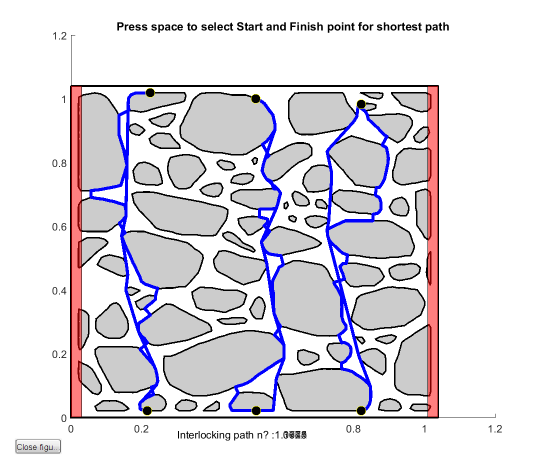
%> input picture Stone Pattern Generator/Scripts/data/TypoA.png, 1094 x 938 px (shown at 1/2 size)
$ octave shortest_path_from_picture_TO_BE_DELETE.m   (GNU Octave 9; MATLAB toolbox functions it lacks are replaced by stand-ins)
%> lines starting %> are read from the running program, lines starting %| are printed output that depends on the picture; in (x1, y1, x2, y2) boxes, pixels count from 0 and x2, y2 are one past the last pixel; in counts of white or black regions, pixels touching at a corner belong together; the program's own positions count from 1
### Stone Pattern Generator/Shortest_Path/get_polygons_from_picture.m
function [ polygons_coord ] = get_polygons_from_picture( folder,file,pic_bw_wb,Lx,Ly,dl,do_crop,per_crop)
%> called with folder = '.\..\..\Italian topologies\', file = 'TypoA.png', pic_bw_wb = 'wb', Lx = 1, Ly = 1, dl = 0.02
%GET_POLYGONS_FROM_PICTURE This function creates polygons out of a black and white picture.
%
% %%%%%% usage %%%%%%
%
% %% INPUTS %%%%%%%%%%%%%%%%%%%%%%%%%%%%%%%%%%%%%%%%%%%%%%%%%%%%%%%%%%%%%%%
%  - folder        : String containing the folder in which the picture is
%  - file          : String with the name of the picture, for instance
%                    'wall.png'.
%  - pic_bw_wb     : 'bw' if the stones are in black and the mortar in white,
%                    and 'wb' if the stones are white and the mortar black.
%  - Lx            : Length of the picture (in meters)
%  - Ly            : Height of the picture (in meters)
%  - dl            : Size of the frame to add (the stones can not touch the
%                    edges of the picture or they are not detected).
%
% %% OUTPUTS %%%%%%%%%%%%%%%%%%%%%%%%%%%%%%%%%%%%%%%%%%%%%%%%%%%%%%%%%%%%%%
%  - polygons_coord: Polygons coordinates in a 1xM cell array.
%
% %% AUTEUR : Martin HOFMANN
% %% DATE   : February 2016
% See also SHORTEST_PATH_FROM_PICTURE
%% %%%%%%%%%%%%%%%%%%%%%%%%%%%%%%%%%%%%%%%%%%%%%%%%%%%%%%%%%%%%%%%%%%%%%%%%
I = imread(strcat(folder,file));
%> I is the input picture: size 938x1094x3 uint8; mean R, G, B 223.3, 219.9, 225.9
I=rgb2gray(I);
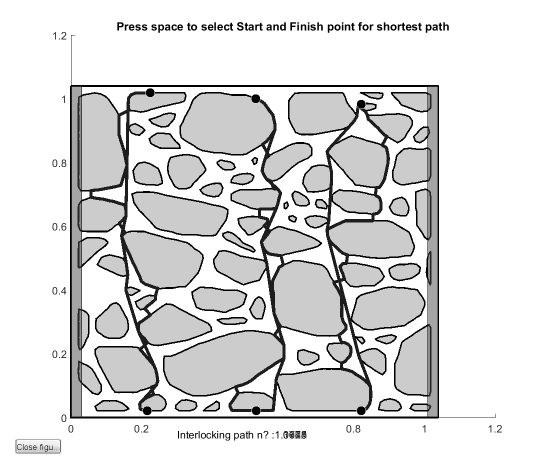
%> I: size 938x1094 uint8 (shown at 1/2 size); min 0, max 255, mean 221.6
disp(exist('do_crop'));
% if ()
BW = im2bw(I, graythresh(I)); % Transforms the picture into a true BW picture, with threshold determined by graythresh (Otsu's method)
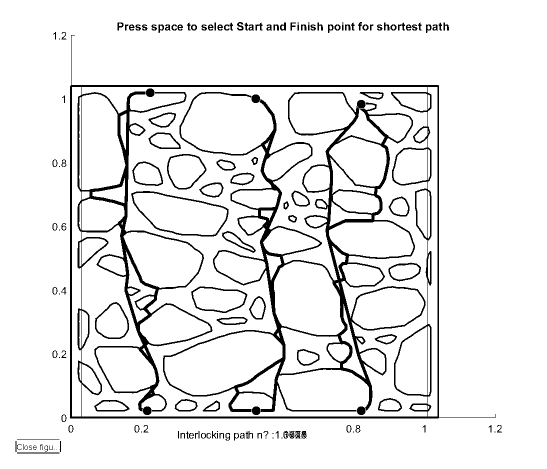
%> BW: size 938x1094 logical (shown at 1/2 size); 92% white; 154 black regions (23 under 20 px), largest, box (x1, y1, x2, y2) and area: (140, 70, 991, 837) 32415, (326, 184, 851, 830) 31575, (262, 382, 457, 473) 1447
if strcmp(pic_bw_wb,'wb') % If the stones are white, we reverse the picture
    BW=~BW;
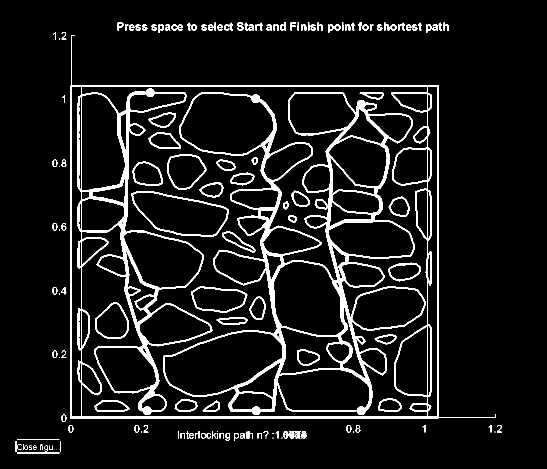
%> BW: size 938x1094 logical (shown at 1/2 size); 8% white; 154 white regions (23 under 20 px), largest, box (x1, y1, x2, y2) and area: (140, 70, 991, 837) 32415, (326, 184, 851, 830) 31575, (262, 382, 457, 473) 1447
end

nx=size(BW,2); % Number of pixels along x axis
%> nx = 1094
ny=size(BW,1); % Number of pixels along y axis
%> ny = 938
BW = imcrop(BW, [0.02*nx 0.02*ny 0.96*nx 0.96*ny]);
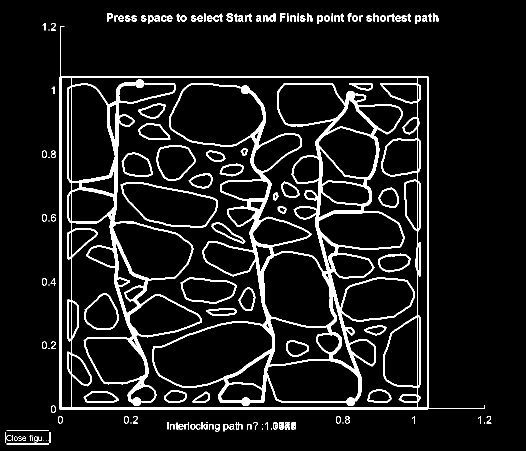
%> BW: size 901x1051 logical (shown at 1/2 size); 8.7% white; 154 white regions (23 under 20 px), largest, box (x1, y1, x2, y2) and area: (119, 52, 970, 819) 32415, (305, 166, 830, 812) 31575, (241, 364, 436, 455) 1447
nx=size(BW,2); % Number of pixels along x axis
%> nx = 1051
ny=size(BW,1); % Number of pixels along y axis
%> ny = 901
sx=Lx/nx; % size of the pixels in x dimension
%> sx = 0.000951
sy=Ly/ny; % size of the pixels in y dimension
%> sy = 0.00111

n_dl_x=round(dl/sx); % Number of pixels to add along x direction
%> n_dl_x = 21
n_dl_y=round(dl/sy); % Number of pixels to add along y direction
%> n_dl_y = 18
dlx_true=n_dl_x*sx; % True dl added along x axis
%> dlx_true = 0.02
dly_true=n_dl_y*sy; % True dl added along y axis
%> dly_true = 0.02

% Adding of the white (mortar) frame

BW=[ones(n_dl_y,nx);BW;ones(n_dl_y,nx)];
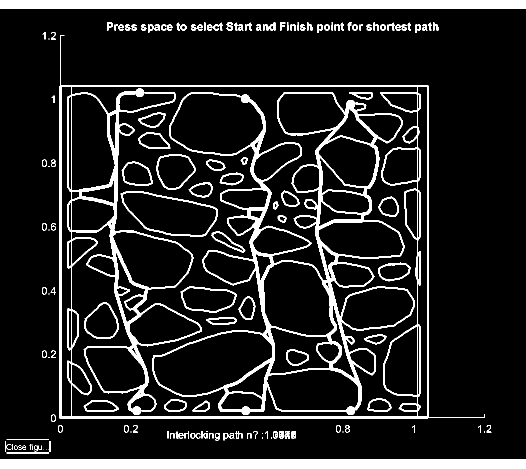
%> BW: size 937x1051 double (shown at 1/2 size); values 0 (black) and 1 (white), 12.2% white; 156 white regions (23 under 20 px), largest, box (x1, y1, x2, y2) and area: (119, 70, 970, 837) 32415, (305, 184, 830, 830) 31575, (0, 0, 1051, 18) 18918
BW=[ones(ny+2*n_dl_y,n_dl_x),BW,ones(ny+2*n_dl_y,n_dl_x)];
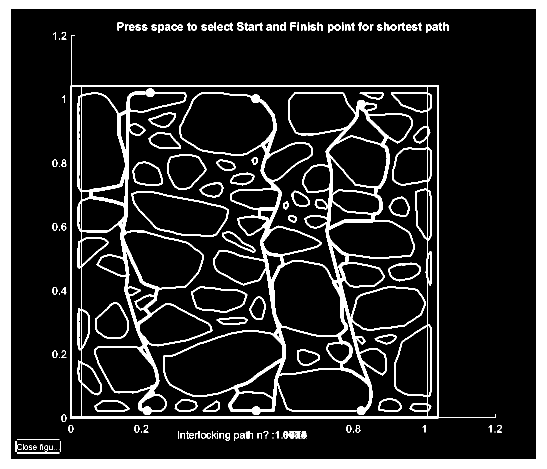
%> BW: size 937x1093 double (shown at 1/2 size); values 0 (black) and 1 (white), 15.6% white; 155 white regions (23 under 20 px), largest, box (x1, y1, x2, y2) and area: (0, 0, 1093, 937) 77190, (140, 70, 991, 837) 32415, (326, 184, 851, 830) 31575


[B] = bwboundaries(BW); % Detection of boundaries
%> B = 346 boundaries; largest, box (x1, y1, x2, y2) and points: (326, 184, 851, 830) 5820, (164, 174, 855, 833) 5399, (0, 0, 1093, 937) 4057, (21, 18, 1072, 919) 3901, (140, 70, 991, 837) 3253
polygons=B;
%> polygons = 346 items

polygons_coord=cell(1,length(polygons)-1);
%> polygons_coord = 345 items
for i=2:length(polygons) % The first one is the outside frame
    for j=1:size(polygons{i},1)
        polygons_coord{i-1}(j,1)=(polygons{i}(j,2)-0.5)*sx; % Computation of x coordinates
        polygons_coord{i-1}(j,2)=Ly+2*dly_true-(polygons{i}(j,1)-0.5)*sy; % Computation of y coordinates
    end
end
to_del=[];
for i=1:numel(polygons_coord)
    if size(unique(polygons_coord{i},'rows'),1)<=3
        to_del=[to_del,i];
    end
end
%> this loop made 345 passes
%> to_del on passes 10, 19, 20, 26: 10, [10 19], [10 19 20], [10 19 20 26]
%> after the loop, to_del = 49 values from 10 to 322
polygons_coord(to_del)=[];


end

### Stone Pattern Generator/Resampling/resample_polygons.m
function [ resampled_pos ] = resample_polygons( initial_pos,min_vertices,l_edges,span )
% RESAMPLE_POLYGONS resamples the polygons given a target edge length l_edges.
% It computes the mean position of a point around its "span" closest
% neighbors (if span is 0, then it does not average the value).
%
% %%%%%% usage %%%%%%
% %% INPUTS %%%%%%%%%%%%%%%%%%%%%%%%%%%%%%%%%%%%%%%%%%%%%%%%%%%%%%%%%%%%%%%
%  - initial_pos   : Mx1 Cell of Nx2 matrices containing the x-y coordinates
%                    of the vertices of the polygons.
%  - min_vertices  : minimum number of vertices.
%  - l_edges       : target edge length. The smaller the more vertices.
%  - span          : number of points taken to the right and to the left
%                    during averaging of the position.
%
% %% OUTPUTS %%%%%%%%%%%%%%%%%%%%%%%%%%%%%%%%%%%%%%%%%%%%%%%%%%%%%%%%%%%%%%
%  - resampled_pos : The new resampled polygons (Mx1 Cell containing the
%                    resampled polygons).
%
% %% AUTEUR : Martin HOFMANN
% %% DATE   : November 2015
%% %%%%%%%%%%%%%%%%%%%%%%%%%%%%%%%%%%%%%%%%%%%%%%%%%%%%%%%%%%%%%%%%%%%%%%%%
if l_edges==0 % If target length is 0, we do not resample the polygons

    resampled_pos=initial_pos;

else % Else, we resample

    resampled_pos=cell(1,size(initial_pos,2));

    for i=1:length(initial_pos) % Iteration on all the stones

        poly=initial_pos{i};
        perimeter=get_perimeter(poly); % Computation of the perimeter.
        n_vertices=max(min_vertices,round(perimeter/l_edges)); % Computation of the number of edges
        n=size(poly,1);

        if n_vertices<n % If the targeteted number of vertices is bigger than the number of vertices of the polygon, we do not resample

            poly=[poly(end-span+1:end,:);poly;poly(1:span,:)];
            dn=floor(n/n_vertices);
            ind=1+span;
            new_poly=zeros(n_vertices,2);
            k=1;

            while ind<n+1 || k<=n_vertices % Computation of the new vertices

                new_poly(k,1)=mean(poly(ind-span:ind+span,1));
                new_poly(k,2)=mean(poly(ind-span:ind+span,2));
                ind=ind+dn;
                k=k+1;

            end

            new_poly = unique(new_poly, 'rows','stable');
            resampled_pos{i}=new_poly;

        else

            resampled_pos{i}=poly;

        end

    end

end

end

### Stone Pattern Generator/Scripts/shortest_path_from_picture_TO_BE_DELETE.m
% SHORTEST_PATH_FROM_PICTURE This script allows the user to compute the shortest path out of a BW picture.
clear variables;
close all;
clc;


%% PARAMETERS DEFINITION
%cd(mfilename('fullpath'))
%% PICTURE PARAMETERS
folder='.\..\..\Italian topologies\'; % Folder in which the picture is
folder_read_save_data = '.\data\';
%file = {{'TypoD.png','TypoDN1.png','TypoDN2.png','TypoDN3.png','TypoDN4_3.png','TypoDN5_5.png'}};
%file = {{'TypoE.png','TypoEO1.png','TypoEO3.png','TypoEO5.png'}};
 file = {{'TypoA.png','TypoAN1.png','TypoAN2.png','TypoAN3.png'},... % Problematic files : BN2 DN3 DO4 TYPOE
         {'TypoB.png','TypoBN1.png','TypoBN2.png','TypoBN3.png'},...
         {'TypoC.png','TypoCN1.png','TypoCN2.png','TypoCN3.png'},...
         {'TypoD.png','TypoDN1.png','TypoDN4_3.png','TypoDN5_5.png'},...
         {'TypoE.png','TypoEO1.png','TypoEO3.png','TypoEO5.png'}};
% [8 lines of commented-out code are left out]
Lx=1.0; % Length of the picture
Ly=1.0; % Height of the picture
resolution=8;

%% RESAMPLING OPTIONS
dl=0.02;% If necessary, put non-zero value to add a mortar layer
min_vertices=5; % Minimum number of vertices by stone
l_edges=0.02; % Length of the resampled edges of the polygons
span=1; % Span of the averaging of the vertices coordinates during resampling

% %% SHORTEST PATH OPTIONS
% alpha=0.3333;
% vlim=0.03;
epsilon=0.0000001; % Approximation constraint
int_lock_file = cell(size(file));
do_resample = true;
do_skip = true;
%% CODE
addpath(genpath('..'));
for f = 1:length(file)
    for e = 1:length(file{f})
        disp(sprintf('I am in f %d, e %d', f, e));
        file_name = file{f}{e};
        disp(file_name);
        if e == 1
            pic_type = 'wb';
        else
            pic_type = 'bw';
        end

        [polygons]=get_polygons_from_picture(folder,file_name,pic_type,Lx,Ly,dl); % Get the polygons from BW picture
%> polygons = 296 items
        resampled_stones=resample_polygons(polygons,min_vertices,l_edges,span); % Resampling + Deleting redundant vertices
%> the loop in resample_polygons, `for i=1:length(initial_pos)` made 1 pass
%> the run ends on the next line

$ run again, with Stone Pattern Generator/Scripts/data/TypoDN2.png copied over Stone Pattern Generator/Scripts/data/TypoA.png
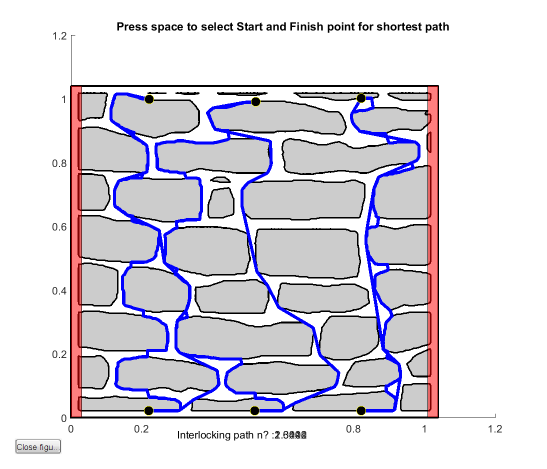
%> input picture Stone Pattern Generator/Scripts/data/TypoDN2.png, 1094 x 938 px (shown at 1/2 size)
%> in get_polygons_from_picture, I is the input picture: size 938x1094x3 uint8; mean R, G, B 219.8, 216.4, 224.3
%> I: size 938x1094 uint8
%> in get_polygons_from_picture, `BW = im2bw(I, graythresh(I)); % Transforms the picture into a true BW ..`:
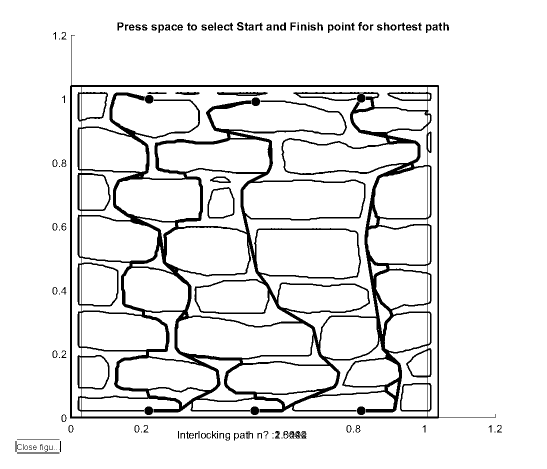
%> BW: size 938x1094 logical (shown at 1/2 size); 91.6% white; 134 black regions (24 under 20 px), largest, box (x1, y1, x2, y2) and area: (140, 70, 991, 837) 77033, (415, 374, 469, 437) 589, (434, 184, 535, 192) 565
%> in get_polygons_from_picture, `BW=[ones(ny+2*n_dl_y,n_dl_x),BW,ones(ny+2*n_dl_y,n_dl_x)];`:
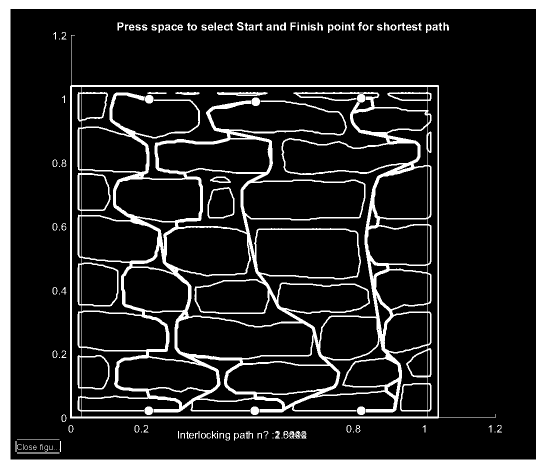
%> BW: size 937x1093 double (shown at 1/2 size); values 0 (black) and 1 (white), 16% white; 135 white regions (24 under 20 px), largest, box (x1, y1, x2, y2) and area: (0, 0, 1093, 937) 77190, (140, 70, 991, 837) 77033, (415, 374, 469, 437) 589
%> B = 295 boundaries; largest, box (x1, y1, x2, y2) and points: (164, 174, 855, 688) 7192, (0, 0, 1093, 937) 4057, (21, 18, 1072, 919) 3901, (140, 70, 991, 837) 3253, (164, 691, 855, 833) 2957
%> in get_polygons_from_picture, `polygons=B;`: polygons = 295 items
%> polygons_coord = 294 items
%> the loop in get_polygons_from_picture, `for i=1:numel(polygons_coord)` made 294 passes
%> to_del on passes 10, 19, 20, 26: 10, [10 19], [10 19 20], [10 19 20 26]
%> after the loop in get_polygons_from_picture, `for i=1:numel(polygons_coord)`: to_del = 34 values from 10 to 272
%> `[polygons]=get_polygons_from_picture(folder,file_name,pic_type,Lx,Ly,d..`: polygons = 260 items
%> the loop in resample_polygons, `for i=1:length(initial_pos)` made 1 pass

$ run again, with Stone Pattern Generator/Scripts/data/TypoDN3.png copied over Stone Pattern Generator/Scripts/data/TypoA.png
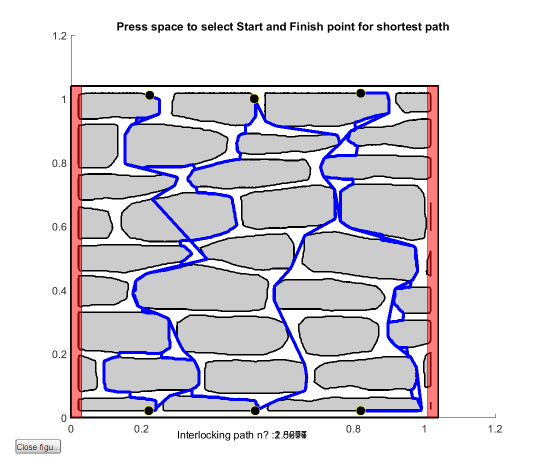
%> input picture Stone Pattern Generator/Scripts/data/TypoDN3.png, 1094 x 938 px (shown at 1/2 size)
%> in get_polygons_from_picture, I is the input picture: size 938x1094x3 uint8; mean R, G, B 219.6, 216.2, 223.5
%> I: size 938x1094 uint8
%> in get_polygons_from_picture, `BW = im2bw(I, graythresh(I)); % Transforms the picture into a true BW ..`:
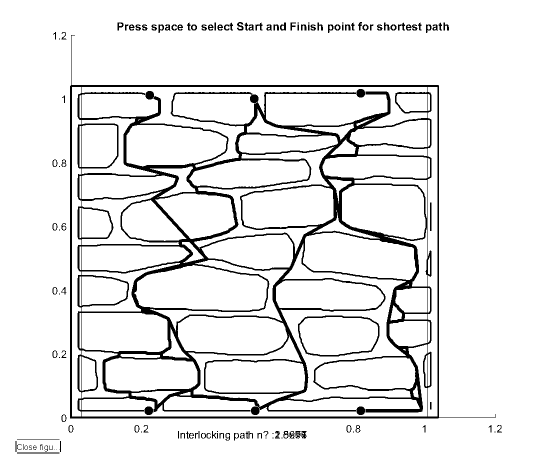
%> BW: size 938x1094 logical (shown at 1/2 size); 91.6% white; 131 black regions (23 under 20 px), largest, box (x1, y1, x2, y2) and area: (140, 70, 991, 837) 76724, (596, 631, 759, 713) 1282, (713, 178, 730, 195) 241
%> in get_polygons_from_picture, `BW=[ones(ny+2*n_dl_y,n_dl_x),BW,ones(ny+2*n_dl_y,n_dl_x)];`:
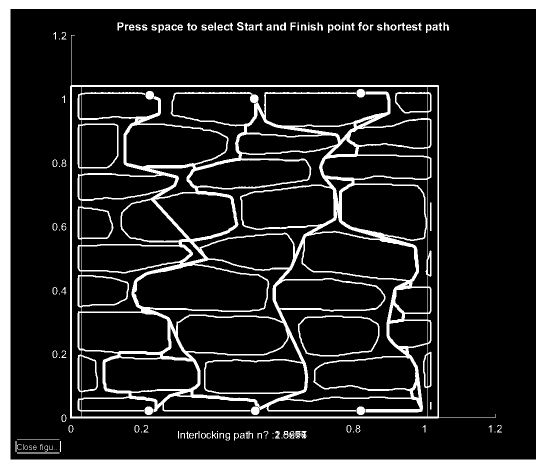
%> BW: size 937x1093 double (shown at 1/2 size); values 0 (black) and 1 (white), 15.9% white; 132 white regions (23 under 20 px), largest, box (x1, y1, x2, y2) and area: (0, 0, 1093, 937) 77190, (140, 70, 991, 837) 76724, (596, 631, 759, 713) 1282
%> B = 302 boundaries; largest, box (x1, y1, x2, y2) and points: (0, 0, 1093, 937) 4057, (21, 18, 1072, 919) 3901, (164, 174, 855, 335) 3360, (140, 70, 991, 837) 3253, (164, 689, 855, 833) 2997
%> in get_polygons_from_picture, `polygons=B;`: polygons = 302 items
%> polygons_coord = 301 items
%> the loop in get_polygons_from_picture, `for i=1:numel(polygons_coord)` made 301 passes
%> to_del on passes 10, 19, 20, 26: 10, [10 19], [10 19 20], [10 19 20 26]
%> after the loop in get_polygons_from_picture, `for i=1:numel(polygons_coord)`: to_del = 43 values from 10 to 279
%> `[polygons]=get_polygons_from_picture(folder,file_name,pic_type,Lx,Ly,d..`: polygons = 258 items
%> the loop in resample_polygons, `for i=1:length(initial_pos)` made 1 pass

$ run again, with Stone Pattern Generator/Scripts/data/TypoEO2.png copied over Stone Pattern Generator/Scripts/data/TypoA.png
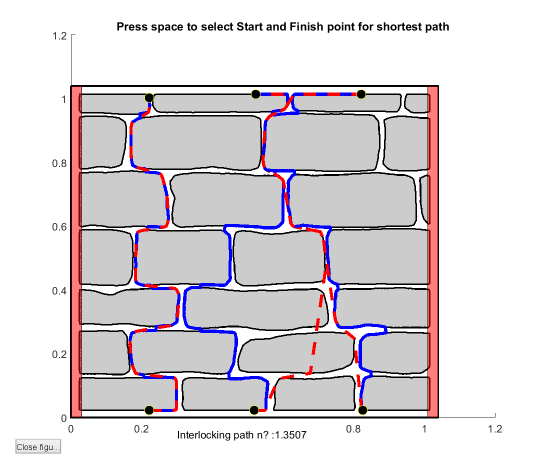
%> input picture Stone Pattern Generator/Scripts/data/TypoEO2.png, 1094 x 938 px (shown at 1/2 size)
%> in get_polygons_from_picture, I is the input picture: size 938x1094x3 uint8; mean R, G, B 221.8, 216.5, 220
%> I: size 938x1094 uint8
%> in get_polygons_from_picture, `BW = im2bw(I, graythresh(I)); % Transforms the picture into a true BW ..`:
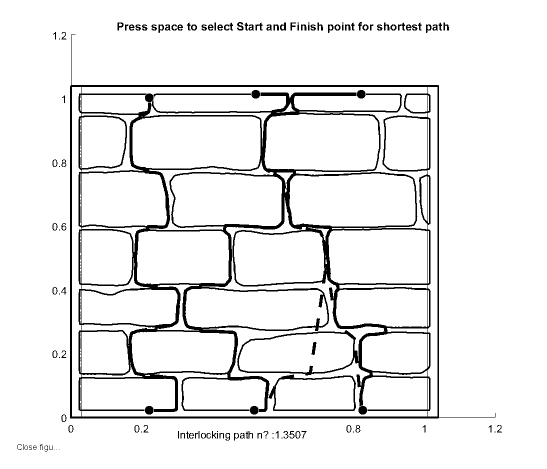
%> BW: size 938x1094 logical (shown at 1/2 size); 92.8% white; 127 black regions (23 under 20 px), largest, box (x1, y1, x2, y2) and area: (140, 69, 991, 837) 64353, (537, 749, 712, 822) 1599, (503, 180, 520, 197) 241
%> in get_polygons_from_picture, `BW=[ones(ny+2*n_dl_y,n_dl_x),BW,ones(ny+2*n_dl_y,n_dl_x)];`:
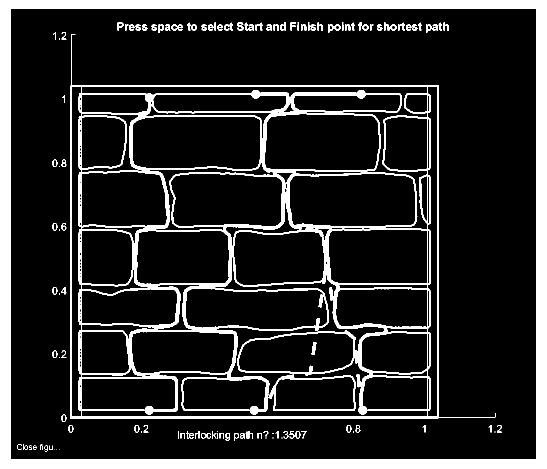
%> BW: size 937x1093 double (shown at 1/2 size); values 0 (black) and 1 (white), 14.7% white; 128 white regions (23 under 20 px), largest, box (x1, y1, x2, y2) and area: (0, 0, 1093, 937) 77190, (140, 69, 991, 837) 64353, (537, 749, 712, 822) 1599
%> B = 241 boundaries; largest, box (x1, y1, x2, y2) and points: (164, 395, 855, 833) 5701, (0, 0, 1093, 937) 4057, (21, 18, 1072, 919) 3901, (164, 174, 855, 459) 3806, (140, 69, 991, 837) 3258
%> in get_polygons_from_picture, `polygons=B;`: polygons = 241 items
%> polygons_coord = 240 items
%> the loop in get_polygons_from_picture, `for i=1:numel(polygons_coord)` made 240 passes
%> to_del on passes 7, 16, 17, 23: 7, [7 16], [7 16 17], [7 16 17 23]
%> after the loop in get_polygons_from_picture, `for i=1:numel(polygons_coord)`: to_del = [7 16 17 23 164 171 172 173 175 176 178 179 180 211 212 221]
%> `[polygons]=get_polygons_from_picture(folder,file_name,pic_type,Lx,Ly,d..`: polygons = 224 items
%> the loop in resample_polygons, `for i=1:length(initial_pos)` made 1 pass
